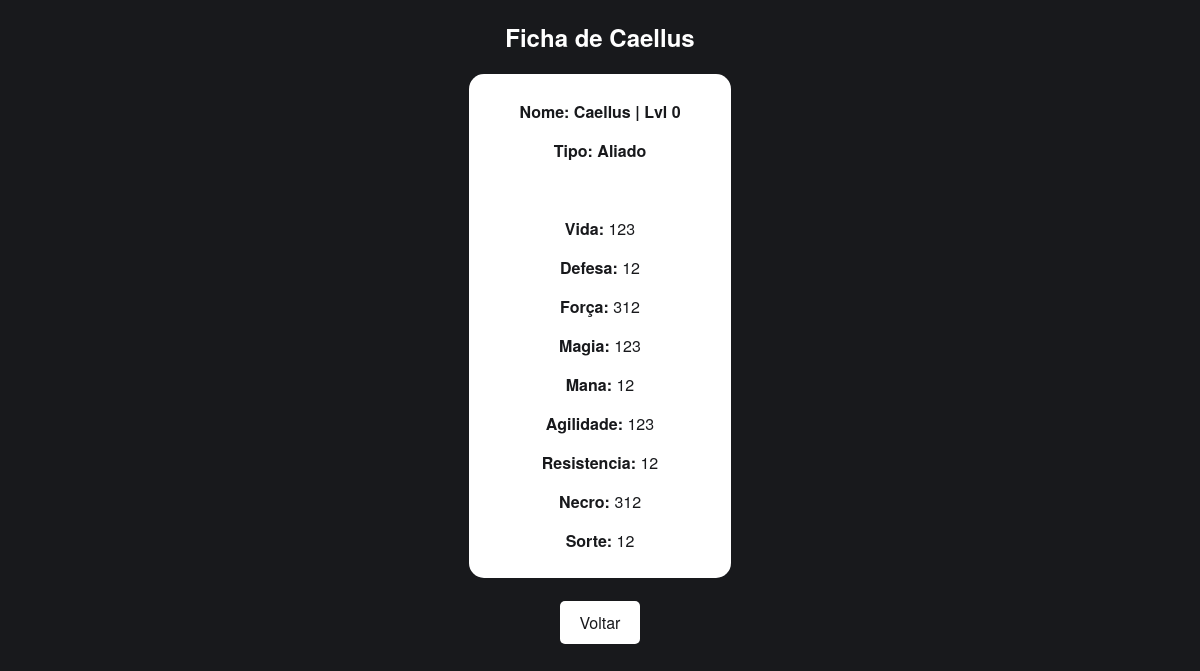
Screenshot of /master/detail/6 with the database file from the repository.
### Battle_Control/models.py (models this page shows, shortened)
class Personagem(models.Model):
    Tipo_Personagem = [
        ('Aliado', 'Aliado'),
        ('Inimigo', 'Inimigo'),
    ]
    nome = models.CharField(max_length=20)
    tipo = models.CharField(max_length=10, choices=Tipo_Personagem, default='Aliado')
    level = models.IntegerField(validators=[MinValueValidator(0), MaxValueValidator(999)])
    vida = models.DecimalField(max_digits=5, decimal_places=1)
    defesa = models.DecimalField(max_digits=5, decimal_places=1)
    armadura = models.DecimalField(max_digits=5, decimal_places=1)
    força = models.DecimalField(max_digits=5, decimal_places=1)
    magia = models.DecimalField(max_digits=5, decimal_places=1)
    mana = models.DecimalField(max_digits=5, decimal_places=1)
    agilidade = models.DecimalField(max_digits=5, decimal_places=1)
    resistencia = models.DecimalField(max_digits=5, decimal_places=1)
    necro = models.DecimalField(max_digits=5, decimal_places=1)
    sorte = models.DecimalField(max_digits=5, decimal_places=1)
    imagem = models.ImageField(upload_to='imagens/', null=True, blank=True)

### Battle_Control/views.py (the view)
# urls.py: path('detail/<int:pk>', detail_view, name='mostrar'),
def detail_view(request, pk):
    personagem = Personagem.objects.get(pk = pk)
    if personagem:
        return render(request, 'site/detalhes.html', {'personagem': personagem})

### Battle_Control/templates/site/detalhes.html (shortened to what this page needs)
<!DOCTYPE html>
<html lang="en">
<head>
</head>
<body>
    <h2>Ficha de {{ personagem.nome }}</h2>
    <div>
        <b><p>Nome: {{ personagem.nome }} | Lvl {{ personagem.level }}</p>
        <p>Tipo: {{ personagem.tipo }}</p></b>
        <br>
        <p><b>Vida:</b> {{ personagem.vida|floatformat:"-2" }}</p>
        <p><b>Defesa:</b> {{ personagem.defesa|floatformat:"-2" }}</p>
        <p><b>Força:</b> {{ personagem.força|floatformat:"-2" }}</p>
        <p><b>Magia:</b> {{ personagem.magia|floatformat:"-2" }}</p>
        <p><b>Mana:</b> {{ personagem.mana|floatformat:"-2" }}</p>
        <p><b>Agilidade:</b> {{ personagem.agilidade|floatformat:"-2" }}</p>
        <p><b>Resistencia:</b> {{ personagem.resistencia|floatformat:"-2" }}</p>
        <p><b>Necro:</b> {{ personagem.necro|floatformat:"-2" }}</p>
        <p><b>Sorte:</b> {{ personagem.sorte|floatformat:"-2" }}</p>
    </div>
    <br><br><a class="link" href="{% url 'rpg:listar' %}">Voltar</a>
</body>
</html>

### Battle_Control/templates/site/detalhes.html (style rules this page uses)
body { background-color: #18191C; text-align: center; color: white; font-family: "Helvetica Neue", Arial, Helvetica, sans-serif; }
.link { background-color: white; color: #18191C; text-decoration: none; border: none; padding: 10px 20px; border-radius: 5px; display: inline-block; cursor: pointer; transition: 0.2s; }
div { background-color: white; color: #18191C; padding: 10px 50px; border-radius: 15px; display: inline-block; cursor: default; transition: 0.2s; }

### rows the page displays
Personagem: nome "Caellus", level "0", tipo "Aliado", vida "123", defesa "12", força "312", magia "123", mana "12", agilidade "123", resistencia "12", necro "312", sorte "12"
